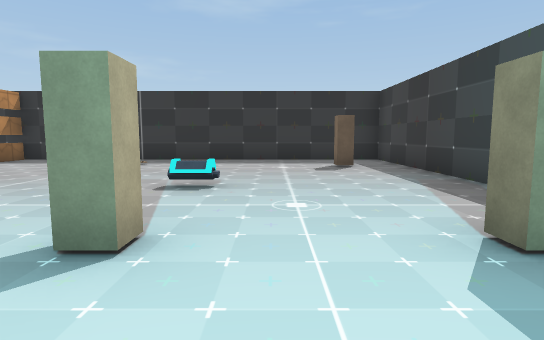
View 1 (above)

16 first-person views from a walk through a scene from a Unity 3-D project. The camera is 1.4 m above the floor, tilts 6° down and sees 80° across. The floor is counted in squares, 2 m on a side. Each view is taken from the middle of a square. On the plan, view 1 faces up. The plan holds only what a view shows up to about 10 squares ahead; the rest is blank. The place goes on beyond the plan. The player is left out. Some surface patterns are stand-ins.

View 2
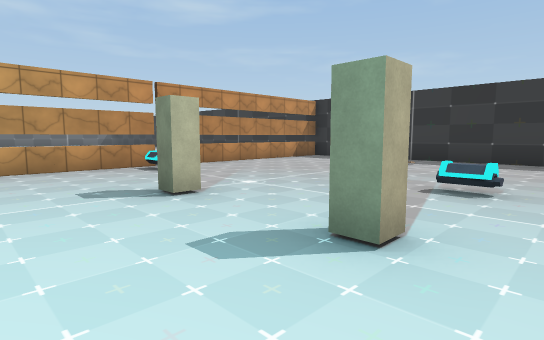

View 3
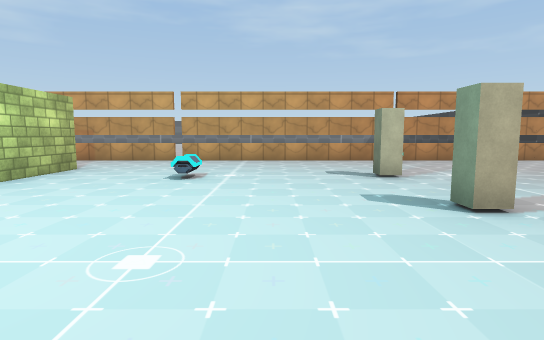

View 4
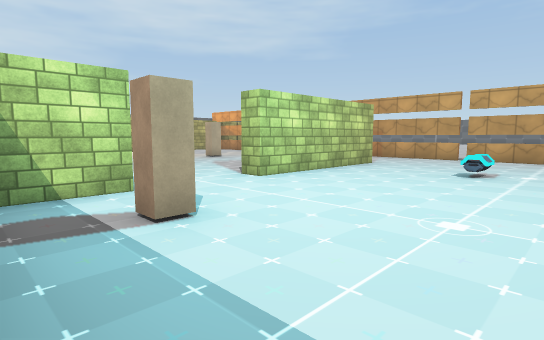

View 5
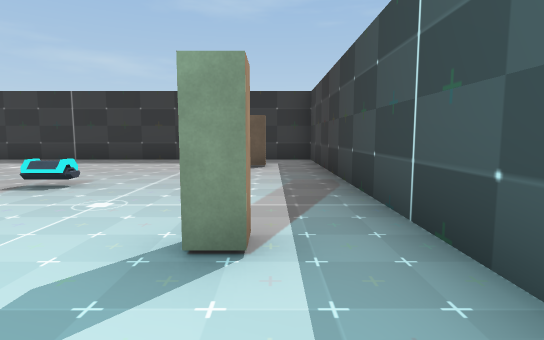

View 6
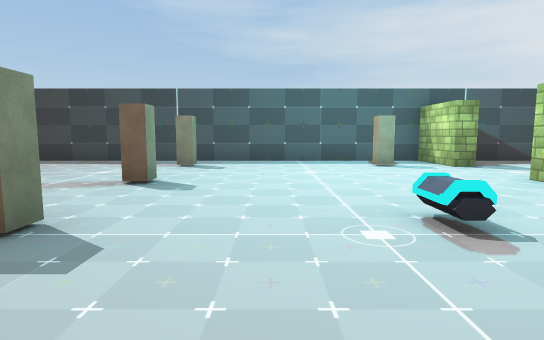

View 7
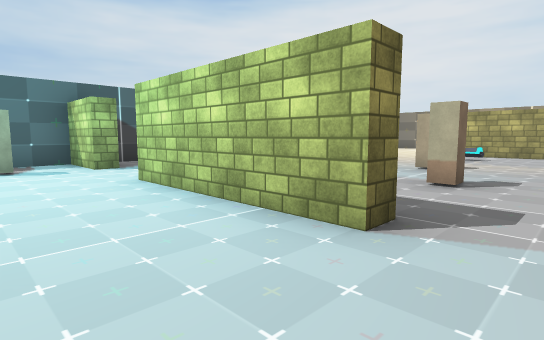

View 8
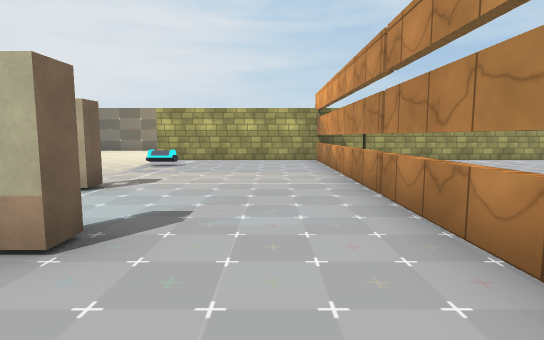

View 9
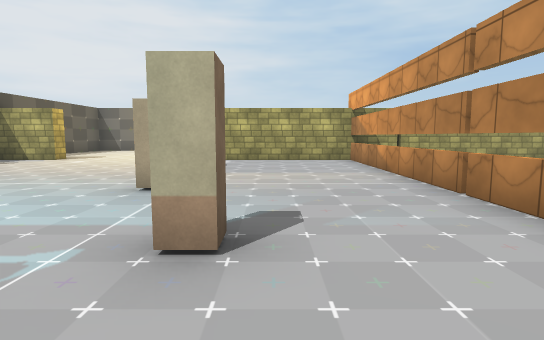

View 10
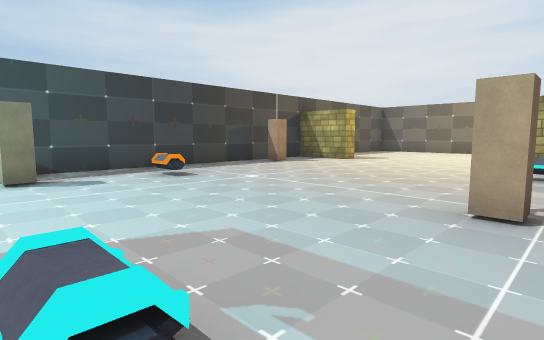

View 11
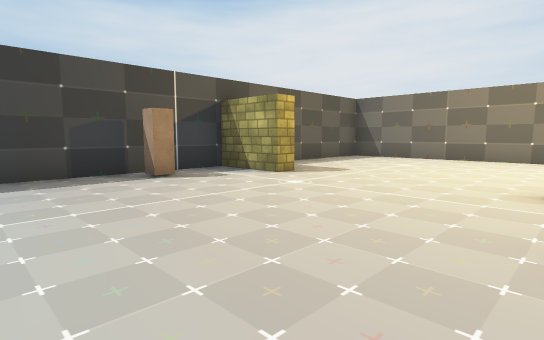

View 12
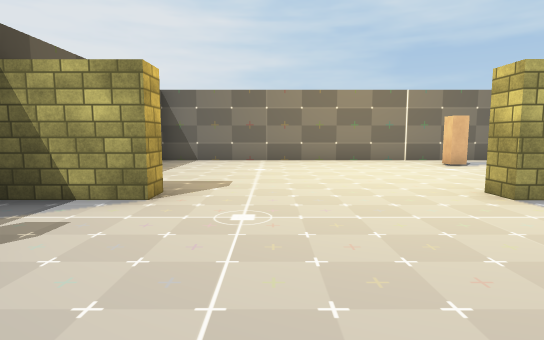

View 13
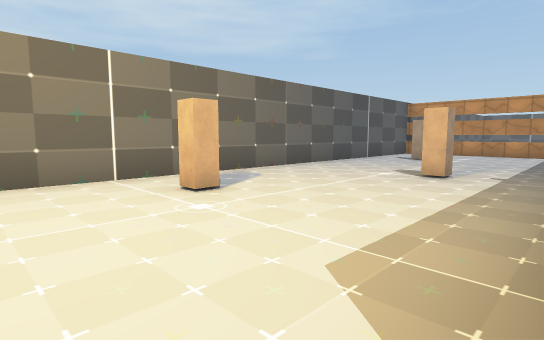

View 14
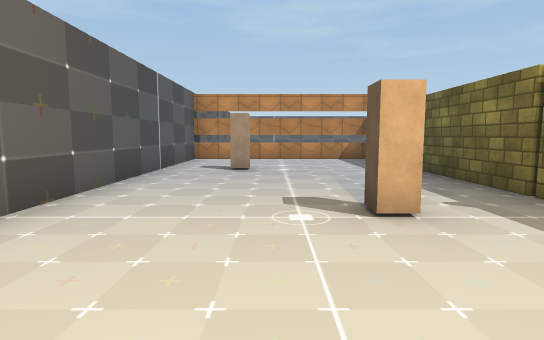

View 15
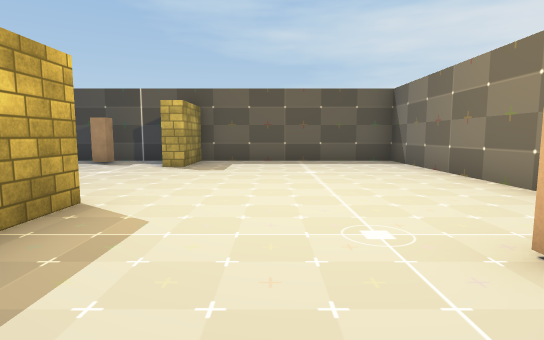

View 16
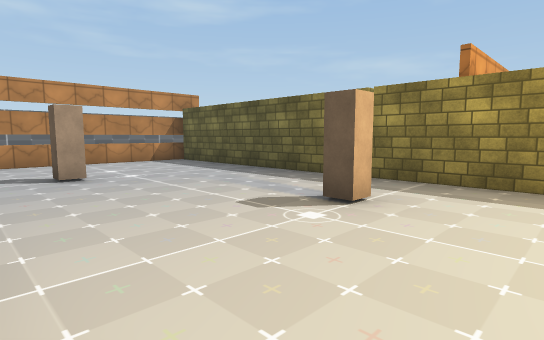

### Floor plan
Ten units are one square. View 1 is at (0, 0); x grows to the right and y downward. Boxes are objects, and circles mark ways between rooms. Rooms are numbered by the first view taken in them; rooms with no view inside come last. Other rooms are left out.
<svg viewBox="-156 -101 192 310">
<path fill="none" stroke="#000" d="M-73 -22 -73 26M-48 48 -48 41 -8 41 -8 46M-73 -96 -73 -38M14 48 14 41 31 41 31 -96 -81 -96M-64 150 -149 150 -149 204M-81 145 -27 145 -27 150 -38 150M-88 144 -88 150M-73 28 -73 145M-151 204 31 204 31 150 14 150 14 145 31 145 31 52"/>
<rect x="-75" y="-35" width="10" height="10" fill="#bbb"><title>other object</title></rect>
<rect x="-45" y="-25" width="10" height="10" fill="#bbb"><title>block</title></rect>
<rect x="-35" y="15" width="10" height="10" fill="#bbb"><title>other object</title></rect>
<rect x="-15" y="-25" width="10" height="10" fill="#bbb"><title>block</title></rect>
<rect x="-15" y="-45" width="10" height="10" fill="#bbb"><title>other object</title></rect>
<rect x="15" y="25" width="10" height="10" fill="#bbb"><title>block</title></rect>
<rect x="15" y="-25" width="10" height="10" fill="#bbb"><title>block</title></rect>
<rect x="15" y="-85" width="10" height="10" fill="#bbb"><title>block</title></rect>
<rect x="-125" y="185" width="10" height="10" fill="#bbb"><title>block</title></rect>
<rect x="-85" y="165" width="10" height="10" fill="#bbb"><title>block</title></rect>
<rect x="-55" y="65" width="10" height="10" fill="#bbb"><title>block</title></rect>
<rect x="-45" y="185" width="10" height="10" fill="#bbb"><title>block</title></rect>
<rect x="-35" y="115" width="10" height="10" fill="#bbb"><title>other object</title></rect>
<rect x="-35" y="85" width="10" height="10" fill="#bbb"><title>block</title></rect>
<rect x="-35" y="55" width="10" height="10" fill="#bbb"><title>other object</title></rect>
<rect x="15" y="125" width="10" height="10" fill="#bbb"><title>block</title></rect>
<rect x="15" y="85" width="10" height="10" fill="#bbb"><title>other object</title></rect>
<rect x="15" y="65" width="10" height="10" fill="#bbb"><title>block</title></rect>
<circle cx="-60" cy="43" r="3" fill="#2a7"/>
<circle cx="5" cy="50" r="3" fill="#2a7"/>
<text x="-20" y="-30">1</text>
<text x="-40" y="140">2</text>
</svg>
Room 1 opens to room 2.

Where each view was taken, in squares from view 1:
view 1: 0 up, 0 right, facing up
view 2: 0 up, 0 right, facing up-left
view 3: 0 up, 2 right, facing left
view 4: 0 up, 3 right, facing down-left
view 5: 0 up, 2 right, facing up
view 6: 0 up, 6 left, facing right
view 7: 2 down, 6 left, facing down-right
view 8: 5 down, 6 left, facing down
view 9: 5 down, 5 left, facing down
view 10: 6 down, 4 left, facing down-right
view 11: 10 down, 3 left, facing down-right
view 12: 11 down, 0 right, facing down
view 13: 15 down, 2 left, facing down-left
view 14: 18 down, 5 left, facing left
view 15: 17 down, 6 left, facing right
view 16: 20 down, 6 left, facing up-left
